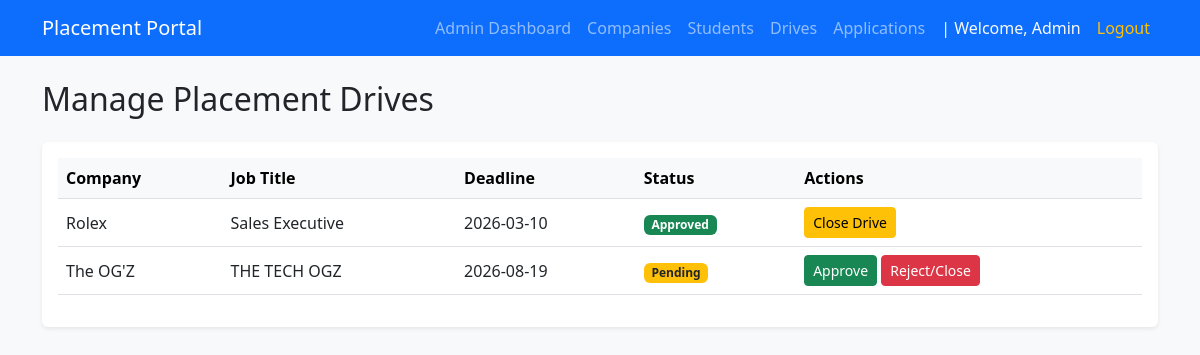
/admin/drives (signed in), run on the app's committed database.
### models.py (models this page shows, shortened)
class User(UserMixin, db.Model):
    id = db.Column(db.Integer, primary_key=True)
    name = db.Column(db.String(100), nullable=False)
    email = db.Column(db.String(120), unique=True, nullable=False)
    password = db.Column(db.String(255), nullable=False)
    role = db.Column(db.String(20), nullable=False) # admin, company, student
    is_active = db.Column(db.Boolean, default=True)
    is_blacklisted = db.Column(db.Boolean, default=False)
    company_profile = db.relationship('CompanyProfile', backref='user', uselist=False, cascade="all, delete-orphan")
    student_profile = db.relationship('StudentProfile', backref='user', uselist=False, cascade="all, delete-orphan")

class PlacementDrive(db.Model):
    id = db.Column(db.Integer, primary_key=True)
    company_id = db.Column(db.Integer, db.ForeignKey('company_profile.id'), nullable=False)
    job_title = db.Column(db.String(150), nullable=False)
    job_description = db.Column(db.Text, nullable=False)
    eligibility = db.Column(db.String(255))
    deadline = db.Column(db.DateTime, nullable=False)
    status = db.Column(db.String(20), default='Pending') # Pending, Approved, Closed
    created_at = db.Column(db.DateTime, default=datetime.utcnow)
    applications = db.relationship('Application', backref='drive', lazy=True, cascade="all, delete-orphan")

class CompanyProfile(db.Model):
    id = db.Column(db.Integer, primary_key=True)
    user_id = db.Column(db.Integer, db.ForeignKey('user.id'), nullable=False)
    company_name = db.Column(db.String(150), nullable=False)
    hr_contact = db.Column(db.String(100), nullable=False)
    website = db.Column(db.String(255))
    approval_status = db.Column(db.String(20), default='Pending') # Pending, Approved, Rejected
    drives = db.relationship('PlacementDrive', backref='company', lazy=True, cascade="all, delete-orphan")

### app.py (the view)
@app.route('/admin/drives')
@role_required('admin')
def admin_drives():
    drives = PlacementDrive.query.all()
    return render_template('admin/drives.html', drives=drives)

### app.py (called while the page is built)
@login_manager.user_loader
def load_user(user_id):
    return db.session.get(User, int(user_id))

def role_required(role):
    def decorator(f):
        @wraps(f)
        def decorated_function(*args, **kwargs):
            if not current_user.is_authenticated:
                return login_manager.unauthorized()
            if current_user.role != role:
                flash("You do not have permission to access that page.", "danger")
                return redirect(url_for('index'))
            if current_user.is_blacklisted:
                logout_user()
                flash("Your account is blacklisted.", "danger")
                return redirect(url_for('login'))
            return f(*args, **kwargs)
        return decorated_function
    return decorator

### templates/admin/drives.html
{% extends "base.html" %}
{% block content %}
<div class="row mb-3 mt-3">
    <div class="col-12">
        <h2>Manage Placement Drives</h2>
    </div>
</div>
<div class="table-responsive bg-white rounded shadow-sm p-3">
    <table class="table table-hover align-middle">
        <thead class="table-light">
            <tr>
                <th>Company</th>
                <th>Job Title</th>
                <th>Deadline</th>
                <th>Status</th>
                <th>Actions</th>
            </tr>
        </thead>
        <tbody>
            {% for drive in drives %}
            <tr>
                <td>{{ drive.company.company_name }}</td>
                <td>{{ drive.job_title }}</td>
                <td>{{ drive.deadline.strftime('%Y-%m-%d') }}</td>
                <td>
                    {% if drive.status == 'Approved' %}
                    <span class="badge bg-success">Approved</span>
                    {% elif drive.status == 'Closed' %}
                    <span class="badge bg-secondary">Closed</span>
                    {% else %}
                    <span class="badge bg-warning text-dark">Pending</span>
                    {% endif %}
                </td>
                <td>
                    {% if drive.status == 'Pending' %}
                    <a href="{{ url_for('admin_drive_action', id=drive.id, action='approve') }}"
                        class="btn btn-sm btn-success">Approve</a>
                    <a href="{{ url_for('admin_drive_action', id=drive.id, action='close') }}"
                        class="btn btn-sm btn-danger">Reject/Close</a>
                    {% elif drive.status == 'Approved' %}
                    <a href="{{ url_for('admin_drive_action', id=drive.id, action='close') }}"
                        class="btn btn-sm btn-warning">Close Drive</a>
                    {% endif %}
                </td>
            </tr>
            {% else %}
            <tr>
                <td colspan="5" class="text-center">No drives found.</td>
            </tr>
            {% endfor %}
        </tbody>
    </table>
</div>
{% endblock %}

### templates/base.html (shortened to what this page needs)
<!DOCTYPE html>
<html lang="en">
<head>
    <link href="https://cdn.jsdelivr.net/npm/bootstrap@5.3.0/dist/css/bootstrap.min.css" rel="stylesheet">
</head>
<body class="bg-light">
<nav class="navbar navbar-expand-lg navbar-dark bg-primary mb-4">
    <div class="container">
        <a class="navbar-brand" href="{{ url_for('index') }}">Placement Portal</a>
        <div class="collapse navbar-collapse" id="navbarNav">
            <ul class="navbar-nav ms-auto">
                {% if current_user.is_authenticated %}
                    {% if current_user.role == 'admin' %}
                        <li class="nav-item"><a class="nav-link" href="{{ url_for('admin_dashboard') }}">Admin Dashboard</a></li>
                        <li class="nav-item"><a class="nav-link" href="{{ url_for('admin_companies') }}">Companies</a></li>
                        <li class="nav-item"><a class="nav-link" href="{{ url_for('admin_students') }}">Students</a></li>
                        <li class="nav-item"><a class="nav-link" href="{{ url_for('admin_drives') }}">Drives</a></li>
                        <li class="nav-item"><a class="nav-link" href="{{ url_for('admin_applications') }}">Applications</a></li>
                    {% elif current_user.role == 'company' %}
                        <li class="nav-item"><a class="nav-link" href="{{ url_for('company_dashboard') }}">Company Dashboard</a></li>
                        <li class="nav-item"><a class="nav-link" href="{{ url_for('new_drive') }}">Post a Drive</a></li>
                    {% endif %}
                    <li class="nav-item"><span class="nav-link text-light">| Welcome, {{ current_user.name }}</span></li>
                    <li class="nav-item"><a class="nav-link text-warning" href="{{ url_for('logout') }}">Logout</a></li>
                {% else %}
                    <li class="nav-item"><a class="nav-link" href="{{ url_for('login') }}">Login</a></li>
                    <li class="nav-item"><a class="nav-link" href="{{ url_for('register_student') }}">Student Register</a></li>
                    <li class="nav-item"><a class="nav-link" href="{{ url_for('register_company') }}">Company Register</a></li>
                {% endif %}
            </ul>
        </div>
    </div>
</nav>
<div class="container">
    {% block content %}{% endblock %}
</div>
</body>
</html>

### data on the page
User: name "Admin"
PlacementDrive: company.company_name "Rolex", job_title "Sales Executive", deadline "2026-03-10", status "Approved"
PlacementDrive: company.company_name "The OG'Z", job_title "THE TECH OGZ", deadline "2026-08-19", status "Pending"
